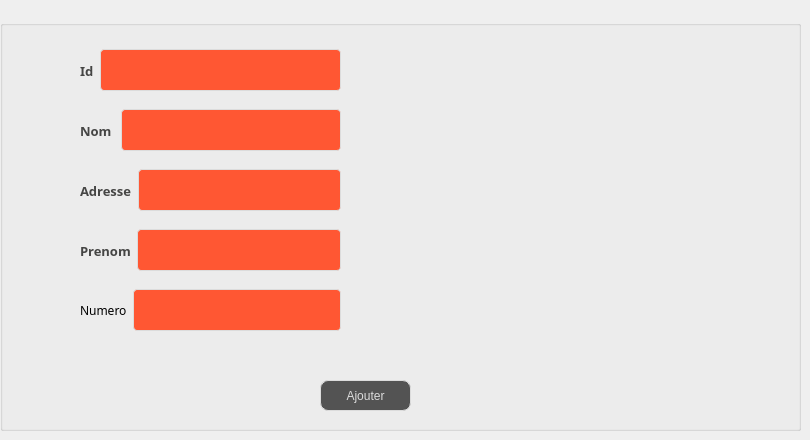
      <widget class="QWidget" name="tab_11">
       <attribute name="title">
        <string>Ajouter Client</string>
       </attribute>
       <widget class="QGroupBox" name="groupBox_4">
        <property name="geometry">
         <rect>
          <x>0</x>
          <y>20</y>
          <width>801</width>
          <height>411</height>
         </rect>
        </property>
        <property name="title">
         <string/>
        </property>
        <widget class="QPushButton" name="BAmenu">
         <property name="geometry">
          <rect>
           <x>320</x>
           <y>360</y>
           <width>91</width>
           <height>31</height>
          </rect>
         </property>
         <property name="styleSheet">
          <string notr="true">QPushButton {
color: #dcdcdc;
background:#535353;
border: none;

border: 1px solid #DCDCDC;
border-radius: 8px;
}
QPushButton:hover {
color:#fff;
background:#FF5733;
border: none;
}</string>
         </property>
         <property name="text">
          <string>Ajouter</string>
         </property>
        </widget>
        <widget class="QWidget" name="layoutWidget">
         <property name="geometry">
          <rect>
           <x>80</x>
           <y>260</y>
           <width>261</width>
           <height>61</height>
          </rect>
         </property>
         <layout class="QHBoxLayout" name="horizontalLayout">
          <item>
           <widget class="QLabel" name="label_51">
            <property name="font">
             <font>
              <family>Segoe Print</family>
             </font>
            </property>
            <property name="text">
             <string>Numero</string>
            </property>
           </widget>
          </item>
          <item>
           <widget class="QLineEdit" name="linemenu5">
            <property name="styleSheet">
             <string notr="true">QLineEdit {
  width: 100%;
  padding: 12px 20px;
  margin: 8px 0;
  display: inline-block;
  border: 1px solid #dcdcdc;
  border-radius: 4px;
  box-sizing: border-box;
  background: #FF5733;
  color: #FFFFFF;
}</string>
            </property>
           </widget>
          </item>
         </layout>
        </widget>
        <widget class="QWidget" name="layoutWidget">
         <property name="geometry">
          <rect>
           <x>80</x>
           <y>140</y>
           <width>261</width>
           <height>61</height>
          </rect>
         </property>
         <layout class="QHBoxLayout" name="horizontalLayout_2">
          <item>
           <widget class="QLabel" name="label_41">
            <property name="font">
             <font>
              <family>Segoe Print</family>
              <pointsize>-1</pointsize>
              <weight>75</weight>
              <bold>true</bold>
             </font>
            </property>
            <property name="styleSheet">
             <string notr="true">background-color: transparent;
	color: #454544;
	font-weight: bold;
	font-size: 13px;</string>
            </property>
            <property name="text">
             <string>Adresse</string>
            </property>
           </widget>
          </item>
          <item>
           <widget class="QLineEdit" name="linemenu4">
            <property name="styleSheet">
             <string notr="true">
QLineEdit {
  width: 100%;
  padding: 12px 20px;
  margin: 8px 0;
  display: inline-block;
  border: 1px solid #dcdcdc;
  border-radius: 4px;
  box-sizing: border-box;
  background: #FF5733;
  color: #FFFFFF;
}</string>
            </property>
           </widget>
          </item>
         </layout>
        </widget>
        <widget class="QWidget" name="layoutWidget">
         <property name="geometry">
          <rect>
           <x>80</x>
           <y>200</y>
           <width>261</width>
           <height>61</height>
          </rect>
         </property>
         <layout class="QHBoxLayout" name="horizontalLayout_3">
          <item>
           <widget class="QLabel" name="label_40">
            <property name="font">
             <font>
              <family>Segoe Print</family>
              <pointsize>-1</pointsize>
              <weight>75</weight>
              <bold>true</bold>
             </font>
            </property>
            <property name="styleSheet">
             <string notr="true">background-color: transparent;
	color: #454544;
	font-weight: bold;
	font-size: 13px;</string>
            </property>
            <property name="text">
             <string>Prenom</string>
            </property>
           </widget>
          </item>
          <item>
           <widget class="QLineEdit" name="linemenu3">
            <property name="styleSheet">
             <string notr="true">QLineEdit {
  width: 100%;
  padding: 12px 20px;
  margin: 8px 0;
  display: inline-block;
  border: 1px solid #dcdcdc;
  border-radius: 4px;
  box-sizing: border-box;
  background: #FF5733;
  color: #FFFFFF;
}</string>
            </property>
           </widget>
          </item>
         </layout>
        </widget>
        <widget class="QWidget" name="layoutWidget">
         <property name="geometry">
          <rect>
           <x>80</x>
           <y>80</y>
           <width>261</width>
           <height>61</height>
          </rect>
         </property>
         <layout class="QHBoxLayout" name="horizontalLayout_4">
          <item>
           <widget class="QLabel" name="label_38">
            <property name="font">
             <font>
              <family>Segoe Print</family>
              <pointsize>-1</pointsize>
              <weight>75</weight>
              <bold>true</bold>
             </font>
            </property>
            <property name="styleSheet">
             <string notr="true">background-color: transparent;
	color: #454544;
	font-weight: bold;
	font-size: 13px;</string>
            </property>
            <property name="text">
             <string>Nom </string>
            </property>
           </widget>
          </item>
          <item>
           <widget class="QLineEdit" name="linemenu2">
            <property name="styleSheet">
             <string notr="true">QLineEdit {
  width: 100%;
  padding: 12px 20px;
  margin: 8px 0;
  display: inline-block;
  border: 1px solid #dcdcdc;
  border-radius: 4px;
  box-sizing: border-box;
  background: #FF5733;
  color: #FFFFFF;
}</string>
            </property>
           </widget>
          </item>
         </layout>
        </widget>
        <widget class="QWidget" name="layoutWidget">
         <property name="geometry">
          <rect>
           <x>80</x>
           <y>20</y>
           <width>261</width>
           <height>61</height>
          </rect>
         </property>
         <layout class="QHBoxLayout" name="horizontalLayout_5">
          <item>
           <widget class="QLabel" name="label_32">
            <property name="font">
             <font>
              <family>Segoe Print</family>
              <pointsize>-1</pointsize>
              <weight>75</weight>
              <bold>true</bold>
             </font>
            </property>
            <property name="styleSheet">
             <string notr="true">background-color: transparent;
	color: #454544;
	font-weight: bold;
	font-size: 13px;</string>
            </property>
            <property name="text">
             <string>Id</string>
            </property>
           </widget>
          </item>
          <item>
           <widget class="QLineEdit" name="linemenu1">
            <property name="styleSheet">
             <string notr="true">QLineEdit {
  width: 100%;
  padding: 12px 20px;
  margin: 8px 0;
  display: inline-block;
  border: 1px solid #dcdcdc;
  border-radius: 4px;
  box-sizing: border-box;
  background: #FF5733;
  color: #FFFFFF;
}</string>
            </property>
           </widget>
          </item>
         </layout>
        </widget>
       </widget>
      </widget>
